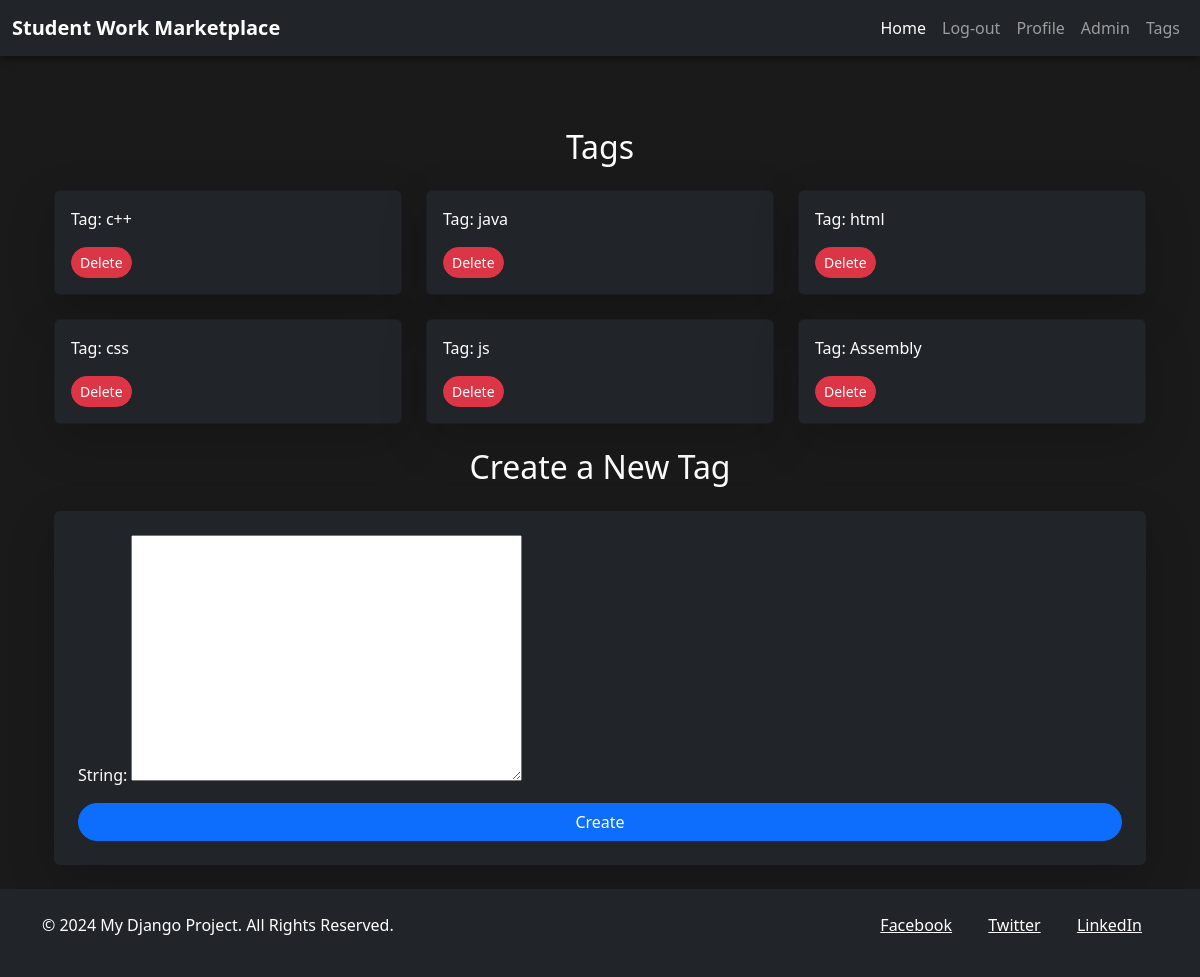
The app's page /tags (signed in) with its own data.
### webapp/models.py (models this page shows, shortened)
class Tags(models.Model):
    string = models.TextField(max_length=50, default="")

### webapp/views.py (the view)
# urls.py: path("tags", views.tags, name="tags"),
@login_required
def tags(request):
    if request.user.typee == "admin":
        tags = Tags.objects.all()
        form = tag_creation()
        content = {"form": form, "tags": tags}
        return render(request, "tags.html", content)
    else:
        return HttpResponseForbidden("you are not admin")

### webapp/forms.py
class tag_creation(forms.ModelForm):
    class Meta:
        model = Tags
        fields = ('string',)

### webapp/templates/tags.html (shortened to what this page needs)
{% extends "base.html" %}
{% block content %}
    <div class="container mt-5">
        <h2 class="text-center text-white mb-4">Tags</h2>
        <div class="row">
            {% for tag in tags %}
                <div class="col-md-4 mb-4">
                    <div class="card bg-dark text-white h-100 shadow-lg">
                        <div class="card-body">
                            <p class="card-text">Tag: {{ tag.string }}</p>
                            <a href="{% url 'delete_tag' tag.pk %}" class="btn btn-danger btn-sm">Delete</a>
                        </div>
                    </div>
                </div>
            {% endfor %}
        </div>
        <h2 class="text-center text-white mb-4">Create a New Tag</h2>
        <form method="POST" action="{% url 'create_tag' %}" class="bg-dark p-4 rounded shadow-lg">
            {{ form.as_p }}
            <button type="submit" class="btn btn-primary w-100">
                Create
            </button>
        </form>
    </div>
{% endblock %}

### webapp/templates/base.html (style rules this page uses)
html, body { height: 100%; margin: 0; display: flex; flex-direction: column; background-color: #1a1a1a; color: #fff; }
.container { flex: 1; }
.btn { border-radius: 25px; transition: all 0.3s ease; }

### records on screen
Tags: string "c++"
Tags: string "java"
Tags: string "html"
Tags: string "css"
Tags: string "js"
Tags: string "Assembly"
